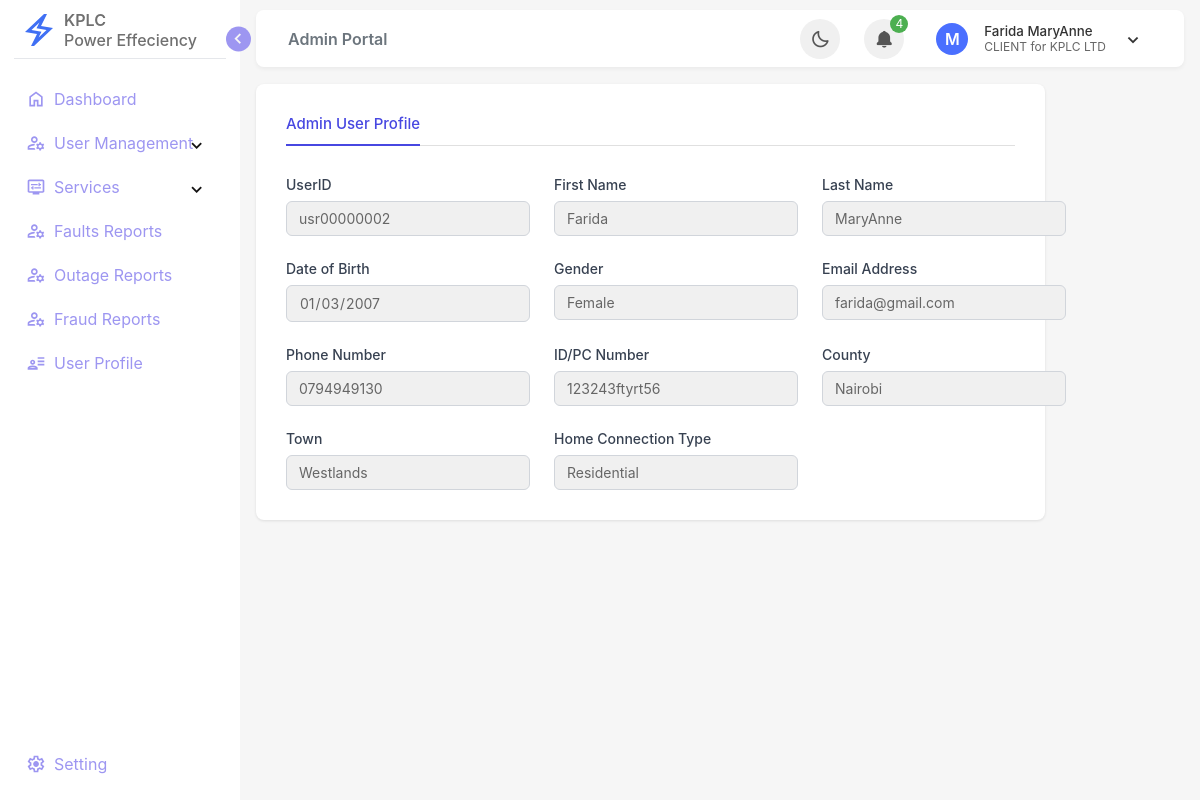
The page /admin/profile_details.php (signed in) on the database its author committed.
### tables this page shows
CREATE TABLE `users` (
  `seq_id` int(11) NOT NULL,
  `user_id` varchar(20) NOT NULL,
  `first_name` varchar(50) NOT NULL,
  `last_name` varchar(50) NOT NULL,
  `date_of_birth` date NOT NULL,
  `gender` enum('Male','Female','Other') NOT NULL,
  `email` varchar(100) NOT NULL,
  `mobile_number` varchar(15) NOT NULL,
  `national_id` varchar(20) NOT NULL,
  `county` varchar(50) NOT NULL,
  `town` varchar(50) NOT NULL,
  `connection_type` varchar(50) NOT NULL,
  `password_hash` varchar(255) NOT NULL,
  `role` enum('CLIENT','ADMIN','STAFF') NOT NULL DEFAULT 'CLIENT',
  `created_at` timestamp NOT NULL DEFAULT current_timestamp(),
  `updated_at` timestamp NOT NULL DEFAULT current_timestamp() ON UPDATE current_timestamp()
);

### admin/profile_details.php (the view, shortened to what this page needs)
<?php
include('../config/config.php');
$user_id = $_SESSION['user_id'];
$query = "SELECT * FROM users WHERE user_id = ?";
$stmt = $mysqliObj->prepare($query);
$stmt->bind_param('s', $user_id);
$stmt->execute();
$result = $stmt->get_result();
while ($obj = $result->fetch_object()) {
?>
    <!DOCTYPE html>
    <html lang="en">
    <?php include("includes/head.php"); ?>
    <body>
        <?php include("includes/sidebar.php"); ?>
        <?php include("includes/topbar.php"); ?>
        <main class="main-section">
            <section class="main-section-wrapper">
                <div class="profile-details-container">
                    <nav class="profile-tabs">
                        <a href="#" class="profile-tab active">Admin User Profile</a>
                    </nav>
                    <form id="profile-form" method="post">
                        <div class="form-grid">
                            <div class="form-group">
                                <label for="nationID" class="form-label">UserID</label>
                                <input type="tel" type="text" id="nationID" name="nationID" class="form-input readonly" value="<?php echo $obj->user_id; ?>" readonly>
                            </div>
                            <div class="form-group">
                                <label for="fname" class="form-label ">First Name</label>
                                <input type="text" class="form-input readonly" id="fname" name="fname" value="<?php echo $obj->first_name; ?>" readonly>
                            </div>
                            <div class="form-group">
                                <label class="form-label">Last Name</label>
                                <input type="text" id="lname" name="lname" class="form-input readonly" value="<?php echo $obj->last_name; ?>" readonly>
                            </div>
                            <div class="form-group">
                                <label class="form-label">Date of Birth</label>
                                <input type="date" id="dob" name="dob" class="form-input readonly" value="<?php echo $obj->date_of_birth; ?>" readonly>
                            </div>
                            <div class="form-group">
                                <label for="gender" class="form-label">Gender</label>
                                <input type="text" id="gender" name="gender" class="form-input readonly" value="<?php echo $obj->gender; ?>" readonly>
                            </div>
                            <div class="form-group">
                                <label class="form-label" for="email">Email Address</label>
                                <input type="email" class="form-input readonly" name="email" id="email" value="<?php echo $obj->email; ?>" readonly>
                            </div>
                            <div class="form-group">
                                <label class="form-label">Phone Number</label>
                                <input type="tel" id="number" name="number" class="form-input readonly" value="<?php echo $obj->mobile_number; ?>" readonly>
                            </div>
                            <div class="form-group">
                                <label for="nationID" class="form-label">ID/PC Number</label>
                                <input type="tel" type="text" id="nationID" name="nationID" class="form-input readonly" value="<?php echo $obj->national_id; ?>" readonly>
                            </div>
                            <div class="form-group">
                                <label for="countySelect" class="form-label">County</label>
                                <input type="text" id="countySelect" name="countySelect" class="form-input readonly" value="<?php echo $obj->county; ?>" readonly>
                            </div>
                            <div class="form-group">
                                <label for="townSelect" class="form-label">Town</label>
                                <input type="text" id="townSelect" name="townSelect" class="form-input readonly" value="<?php echo $obj->town; ?>" readonly>
                            </div>
                            <div class="form-group">
                                <label for="connection" class="form-label">Home Connection Type</label>
                                <input type="text" id="connection" name="connection" class="form-input readonly" value="<?php echo $obj->connection_type; ?>" readonly>
                            </div>
                        </div>
                    </form>
                </div>
            </section>
        </main>
    </body>
    </html>
<?php
}
?>

### admin/includes/sidebar.php (shortened to what this page needs)
<aside class="sidebar">
    <header class="sidebar-header">
        <div class="logo-wrapper">
            <span class="image">
                <?php
                $base_url = '/KPLC_1/';
                ?>
                <img src="<?php echo $base_url; ?>assets/Images/logo.svg" alt="">
            </span>
            <div class="brand">
                <span class="name">KPLC</span>
                <span class="slogan">Power Effeciency</span>
            </div>
        </div>
        <button id="toggle-sidebar">
            <i class="bx bx-chevron-right toggle"></i>
        </button>
    </header>
    <nav class="sidebar-nav">
        <ul class="sidebar-top-menu">
            <li class="nav-item">
                <a href="../admin/admin_dashboard.php" class="nav-link">
                    <svg xmlns="http://www.w3.org/2000/svg" viewBox="0 -960 960 960">
                        <path
                            d="M240-200h120v-240h240v240h120v-360L480-740 240-560v360Zm-80 80v-480l320-240 320 240v480H520v-240h-80v240H160Zm320-350Z" />
                    </svg>
                    <span class="text">Dashboard</span>
                </a>
            </li>
            <li class="nav-item">
                <div class="drop-item">
                    <a href="connection_view.php" class="nav-link dropmenu-link">
                        <span class="text">User Management</span>
                    </a>
                    <button class="drop-submenu-button">
                        <i class="bx bx-chevron-right drop-submenu-icon"></i>
                    </button>
                </div>
            </li>
            <li class="nav-item">
                <div class="drop-item">
                    <a href="new_connection.php" class="nav-link dropmenu-link">
                        <span class="text">Services</span>
                    </a>
                    <button class="drop-submenu-button">
                        <i class="bx bx-chevron-right drop-submenu-icon"></i>
                    </button>
                </div>
            </li>
            <li class="nav-item">
                <div class="drop-item">
                    <a href="fault_history.php" class="nav-link dropmenu-link">
                        <span class="text">Faults Reports</span>
                    </a>
                </div>
            </li>
            <li class="nav-item">
                <div class="drop-item">
                    <a href="outage_history.php" class="nav-link dropmenu-link">
                        <span class="text">Outage Reports</span>
                    </a>
                </div>
            </li>
            <li class="nav-item">
                <div class="drop-item">
                    <a href="fraud_history.php" class="nav-link dropmenu-link">
                        <span class="text">Fraud Reports</span>
                    </a>
                </div>
            </li>
            <li class="nav-item">
                <a href="profile_details.php" class="nav-link">
                    <span class="text">User Profile</span>
                </a>
            </li>
        </ul>
        <ul class="sidebar-bottom-menu">
            <li class="nav-item">
                <a href="" class="nav-link">
                    <span class="text">Setting</span>
                </a>
            </li>
        </ul>
    </nav>
</aside>

### admin/includes/topbar.php (shortened to what this page needs)
<header class="top-bar">
    <ol class="breadcrumb">
        <li class="breadcrumb-item active" aria-current="page"><a href="">Admin Portal</a></li>
    </ol>
    <nav class="top-bar-nav">
        <button type="button" class="theme-toggle-btn" aria-label="Toggle theme">
            <i id="lights" class="bx bx-moon"></i>
        </button>
        <div class="notifications">
            <button class="notification-btn" aria-label="View notifications" type="button">
                <i class="bx bxs-bell"></i>
                <span class="badge">4</span>
            </button>
        </div>
        <div class="user-profile">
            <button type="button" class="user-profile-btn">
                <span class="avatar">M</span>
                <div class="user-info">
                    <span><?php echo $obj->first_name, ' ',  $obj->last_name; ?></span>
                    <span><?php echo $obj->role, ' '; ?> for KPLC LTD</span>
                </div>
                <i class="bx bx-chevron-down"></i>
            </button>
        </div>
    </nav>
</header>

### rows shown on the page
users: first_name "Farida", last_name "MaryAnne", role "CLIENT", nationID "usr00000002", fname "Farida", lname "MaryAnne", dob "01/03/2007", gender "Female", email "farida@gmail.com", number "0794949130", nationID "123243ftyrt56", countySelect "Nairobi", townSelect "Westlands", connection "Residential"
